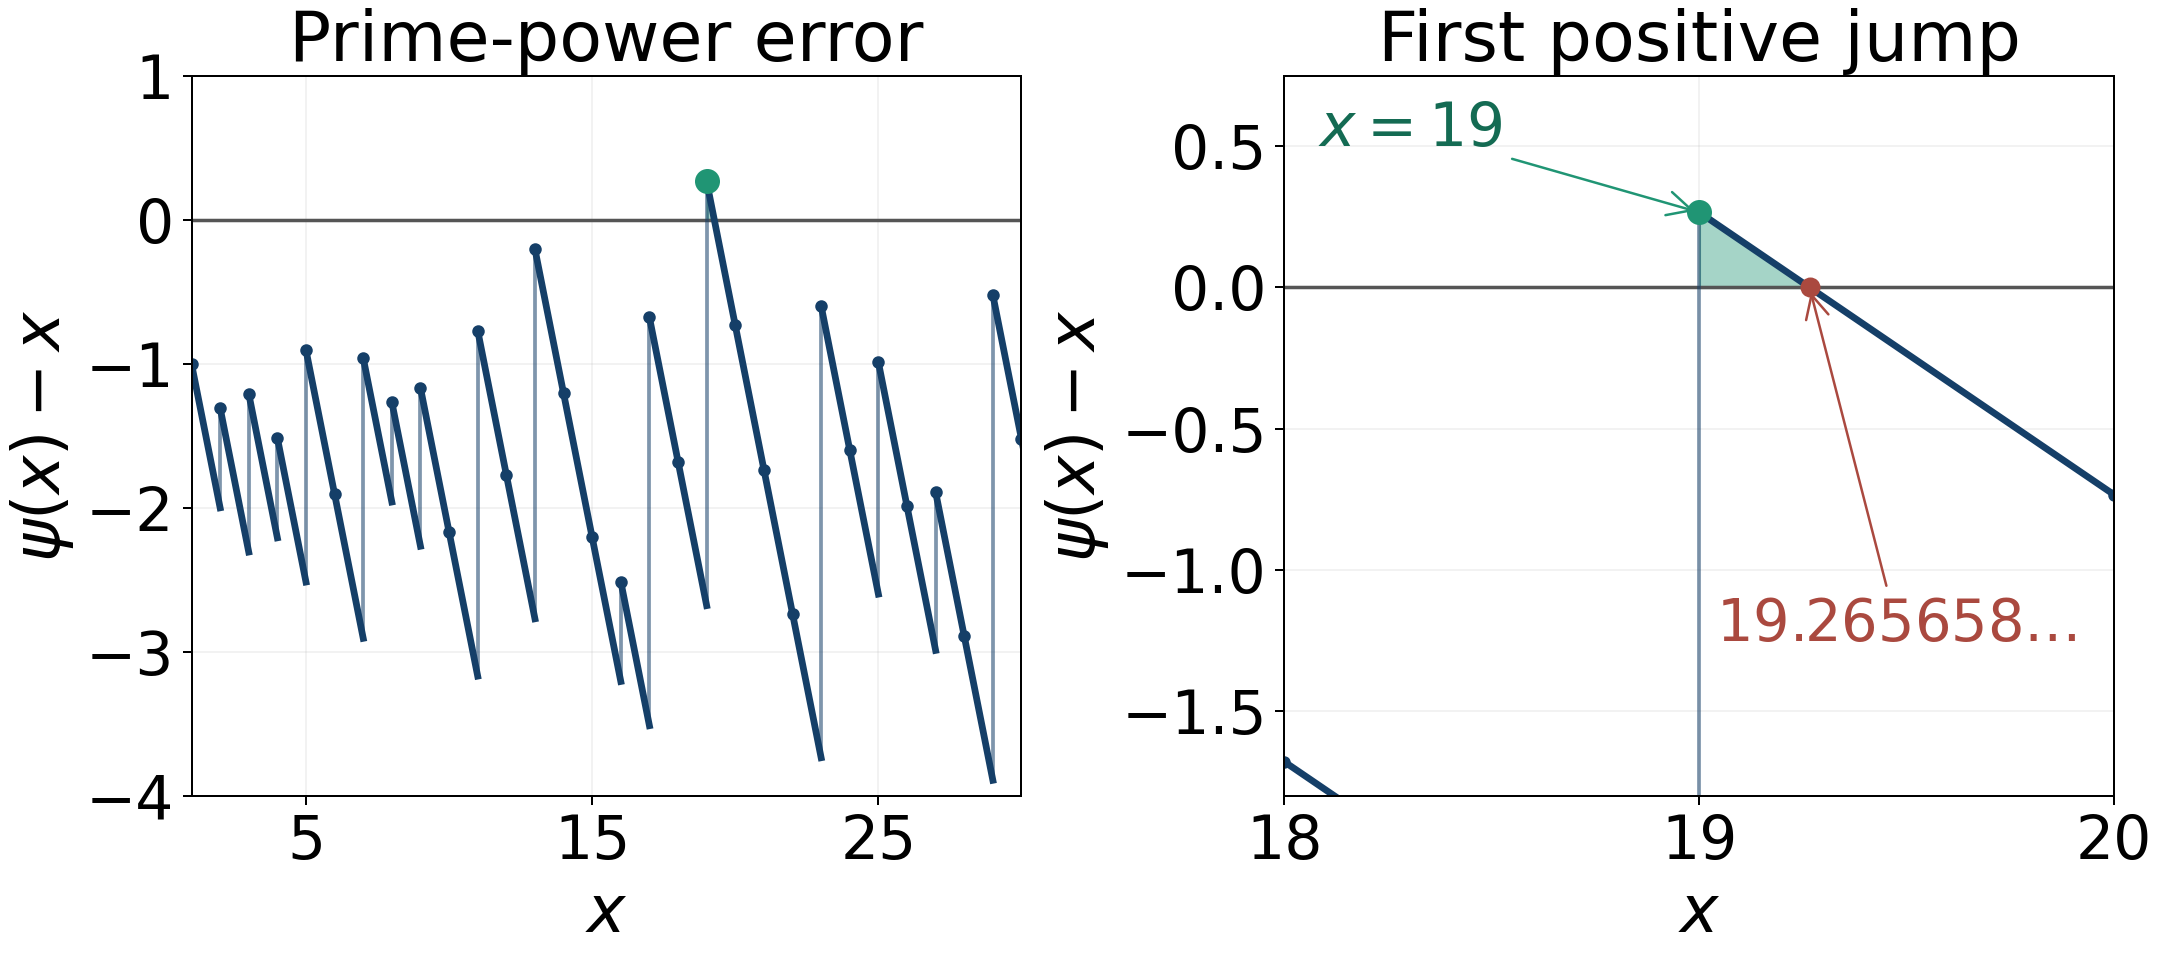

Recreate this plot in Python.
"""Original CC0 figure and rigorous finite sign checks for psi(x)-x."""
from pathlib import Path
import math, json
import numpy as np
import matplotlib
matplotlib.use('Agg')
import matplotlib.pyplot as plt
from flint import arb, ctx

ctx.dps = 60
here = Path(__file__).resolve().parent
lcms, values, balls = {}, {}, []
integer = 1
for n in range(1, 32):
    integer = math.lcm(integer, n)
    enclosed = arb(integer).log()
    lcms[n], values[n] = integer, float(enclosed)
    if n <= 18:
        assert enclosed < n
    if n == 19:
        assert enclosed > n and integer == 232792560
    balls.append({'n': n, 'lcm': str(integer), 'psi': enclosed.str(55),
                  'error': (enclosed-n).str(55)})
(here/'sign-certificate.json').write_text(json.dumps({'license':'CC0-1.0',
    'decimal_precision':60,'first_positive_jump':19,'rows':balls},indent=2)+'\n',encoding='utf-8')

plt.rcParams.update({'font.size':24,'axes.titlesize':28,'axes.labelsize':26,
                     'xtick.labelsize':24,'ytick.labelsize':24})
fig, axes = plt.subplots(1, 2, figsize=(12, 5.3), layout='constrained')
for ax, limits, title in zip(axes, [(1,30),(18,20)],
                            ['Prime-power error','First positive jump']):
    ax.axhline(0,color='#555555',lw=1.4)
    for n in range(1,31):
        ax.plot([n,n+1],[values[n]-n,values[n]-(n+1)],color='#153f68',lw=2.7)
        if n>1:
            ax.plot([n,n],[values[n-1]-n,values[n]-n],color='#153f68',lw=1.5,alpha=.55)
        ax.plot(n,values[n]-n,'o',color='#153f68',ms=4)
    upper = values[19]
    xs = np.linspace(19,upper,100)
    ax.fill_between(xs,0,upper-xs,color='#209574',alpha=.4)
    ax.plot(19,upper-19,'o',color='#209574',ms=9)
    ax.set_xlim(*limits)
    ax.set_title(title)
    ax.set_xlabel('$x$')
    ax.set_ylabel(r'$\psi(x)-x$')
    ax.grid(alpha=.16)
axes[0].set_ylim(-4,1)
axes[0].set_xticks([5,15,25])
axes[1].set_ylim(-1.8,.75)
axes[1].set_xticks([18,19,20])
axes[1].annotate('$x=19$',(19,values[19]-19),xytext=(18.08,.5),
                 arrowprops={'arrowstyle':'->','color':'#209574'},color='#146b53',fontsize=24)
axes[1].plot(values[19],0,'o',color='#aa493f',ms=7)
axes[1].annotate(r'$19.265658\ldots$',(values[19],0),xytext=(19.04,-1.25),
                 arrowprops={'arrowstyle':'->','color':'#aa493f'},color='#aa493f',fontsize=23)
fig.savefig(here/'first_sign.png',dpi=180)
